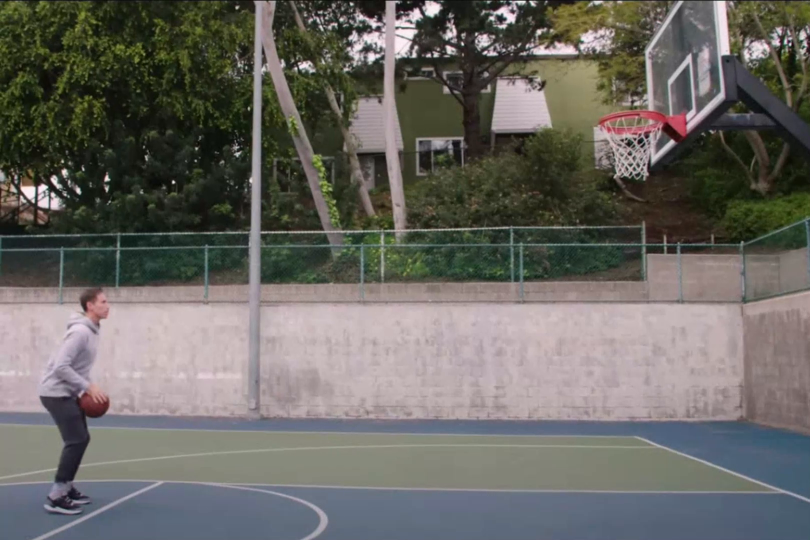
#> input picture frame 6 of videos/nash_shot_clean.mp4, 1620 x 1080 px (shown at 1/2 size)
$ python track_basketball.py
#> lines starting #> are read from the running program, lines starting #| are printed output that depends on the picture; after the words box and inside, x2 and y2 are one past the last pixel; in counts of white or black regions, pixels touching at a corner belong together
### identify_basketball/code/score_basketballs.py
### TODO: the next thing to do is to improve the size scoring. have it compare
### the size of the contour to the size of the previous frame's contour. if the
### size of the contour is too different, then it's probably not a basketball.
### this will help when the ball goes in and out of frame

import cv2
import numpy as np

np.set_printoptions(threshold=np.inf)


# score the contours based on their likelihood of being a basketball,
# and return the centroid of the most likely basketball
def find_basketball(frame, initial_frame=False, point_of_interest=None, square_weight=3, size_weight=1, distance_weight=10):

   # record the previous point of interest in case no new points are identified
   if point_of_interest != None:
      previous_point_of_interest = point_of_interest

   # manually define the point of interest from the first image
   if initial_frame == True and point_of_interest == None:
      point_of_interest = (frame.shape[1] / 4, frame.shape[0] / 2)

   # draw point of interest
   cv2.circle(frame, (int(point_of_interest[0]), int(point_of_interest[1])), 5, (0, 0, 255), -1)

   # convert the image to HSV
   hsv_image = cv2.cvtColor(frame, cv2.COLOR_BGR2HSV) # Hue, Saturation, Value

   # create a mask to segment out the basketball colors
   mask, masked_image = create_basketball_mask(hsv_image, frame) # masked image is it overlaid on the original image, mask is just the black and white image

   # remove the small objects (contours)
   cleaned_mask = remove_small_contours(mask, 175) # a larger threshold removes more noise

   # blur the image
   mask_blurred = cv2.blur(cleaned_mask, (3, 3))

   # find contours in the contour masked image
   contours, _ = cv2.findContours(cleaned_mask, cv2.RETR_TREE, cv2.CHAIN_APPROX_SIMPLE)

   if len(contours) == 0:
      return previous_point_of_interest

   ########## For each contour, score it based on its likelihood of being a basketball ##########

   scores = [] # the total score for each contour

   square_scores = []
   size_scores = []
   distance_scores = []

   distance_check = []

   ### SQUARENESS SCORE ###
   for c in contours:
         x, y, w, h = cv2.boundingRect(c)

         # find how "square" it is
         squareness = min(w, h) / max(w, h) # how much bigger the big side is than the small side
         if squareness < 0.1: # if one side is much bigger than the other, it's probably not a basketball
             squareness = -100000

         square_scores.append(squareness) # the higher the score, the more likely it is a basketball. From 0 to 1

   ### SIZE SCORE ### ### TODO: could also compare it with the size of the previous frame ###

   for c in contours:
         size = cv2.contourArea(c)
         size_scores.append(size)

   # normalize the size scores
   size_scores = [s / max(size_scores) for s in size_scores]

   ### DISTANCE SCORE ###

   for c in contours:

      # find the center of each contour
      x, y, w, h = cv2.boundingRect(c)
      centroid_x = x + w / 2
      centroid_y = y + h / 2

      # this is here to prevent division by zero (if the centroid is the same as the point of interest, the distance is 0, which is not good for scoring)
      if (centroid_x, centroid_y) != point_of_interest:
         distance_from_point = 1 / np.linalg.norm(np.array([centroid_x, centroid_y]) - np.array(point_of_interest))
      else:
         distance_from_point = 0.000001

      distance_scores.append(distance_from_point)

   # normalize the distance scores
   distance_scores = [d / max(distance_scores) for d in distance_scores]

   ### DISTANCE CHECK ###

   # for each contour, get the distance from the point of interest
   # this score allows us to "track" the basketball as its position changes
   for c in contours:
      x, y, w, h = cv2.boundingRect(c)
      centroid_x = x + w / 2
      centroid_y = y + h / 2
      distance = np.linalg.norm(np.array([centroid_x, centroid_y]) - np.array(point_of_interest))

      # basically disregarding the contour if it's too far away (unless all of them are >150 pixels away)
      if distance > 150:
         distance = -10000000
      else:
          distance = 0

      distance_check.append(distance)

   # apply weights, signifying the importance of each score
   square_scores = [s * square_weight for s in square_scores]
   size_scores = [s * size_weight for s in size_scores]
   distance_scores = [s * distance_weight for s in distance_scores]

   # add all the scores together, creating a single score for each contour
   scores = [square_scores[i] + size_scores[i] + distance_scores[i] + distance_check[i] for i in range(len(contours))]

   # find the contour with the highest score
   max_score_index = scores.index(max(scores))

   # this part of the code is for visualization purposes only
   for i, c in enumerate(contours):
         if i == max_score_index:
            x, y, w, h = cv2.boundingRect(c)
            cv2.putText(frame, str(round(max(scores), 2)), (x, y - 10), cv2.FONT_HERSHEY_SIMPLEX, 0.9, (0, 255, 0), 2)
            cv2.rectangle(frame, (x, y), (x + w, y + h), (0, 255, 0), 2)
            point_of_interest = (x + w / 2, y + h / 2)
         else:

            cv2.putText(frame, str(round(scores[i], 2)), (x, y - 10), cv2.FONT_HERSHEY_SIMPLEX, 0.9, (0, 255, 0), 2)
            x, y, w, h = cv2.boundingRect(c)
            cv2.rectangle(frame, (x, y), (x + w, y + h), (0, 0, 255), 2)

   # if all of distance_check is less than 0,
   # then the basketball's contour wasn't identified correctly, so
   # set the point of interest equal to the previous point of interest
   if all(i < 0 for i in distance_check) and initial_frame == False:
      point_of_interest = previous_point_of_interest

   cv2.imshow("Detected Basketball", frame)
   cv2.waitKey(0)


   return point_of_interest


# segments out the orange, red, and dark red colors of a typical basketball
def create_basketball_mask(hsv_image, frame):
    ### define the color bounds for... ###

   # orange
   lower_orange = np.array([5, 100, 100])
   upper_orange = np.array([12, 255, 255])

   # red
   lower_red = np.array([172, 100, 100])
   upper_red = np.array([176, 255, 255])

   # dark red
   lower_dark_red = np.array([160,100,50])
   upper_dark_red = np.array([180,255,100])

   # Create a mask for the orange and red colors
   mask_orange = cv2.inRange(hsv_image, lower_orange, upper_orange)
   mask_red = cv2.inRange(hsv_image, lower_red, upper_red)
   mask_dark_red = cv2.inRange(hsv_image, lower_dark_red, upper_dark_red)

   # combine the masks
   mask = cv2.bitwise_or(mask_orange, mask_red)
   mask = cv2.bitwise_or(mask, mask_dark_red)

   # apply the mask
   masked_image = cv2.bitwise_and(frame, frame, mask=mask)

   # mask is the black and white image, masked_image is the original image with the mask applied

   return mask, masked_image

def remove_small_contours(mask, threshold):
   ### remove the small contours ###
   contours, _ = cv2.findContours(mask, cv2.RETR_TREE, cv2.CHAIN_APPROX_SIMPLE)
   contours = [c for c in contours if cv2.contourArea(c) > threshold]

   # create the image without the contours
   cleaned_mask = np.zeros_like(mask) # the black and white image

   for c in contours:
         cv2.drawContours(cleaned_mask, [c], -1, 255, -1)

   return cleaned_mask

def distance(x1, y1, x2, y2):
    return np.sqrt((x1 - x2)**2 + (y1 - y2)**2)

### identify_basketball/code/track_basketball.py
import cv2
from score_basketballs import find_basketball
import numpy as np
import matplotlib.pyplot as plt


# load video
cap = cv2.VideoCapture('../videos/nash_shot_clean.mp4') # also: nash_cut.mp4

# read the first frame
ret, frame = cap.read()
#> frame is the input picture: shape (1080, 1620, 3); mean B, G, R 99, 104.1, 106.1
frame_shape = frame.shape  # store the shape of the frame

point_of_interest = find_basketball(frame, initial_frame=True)
#> in create_basketball_mask, `mask_orange = cv2.inRange(hsv_image, lower_orange, upper_orange)`:
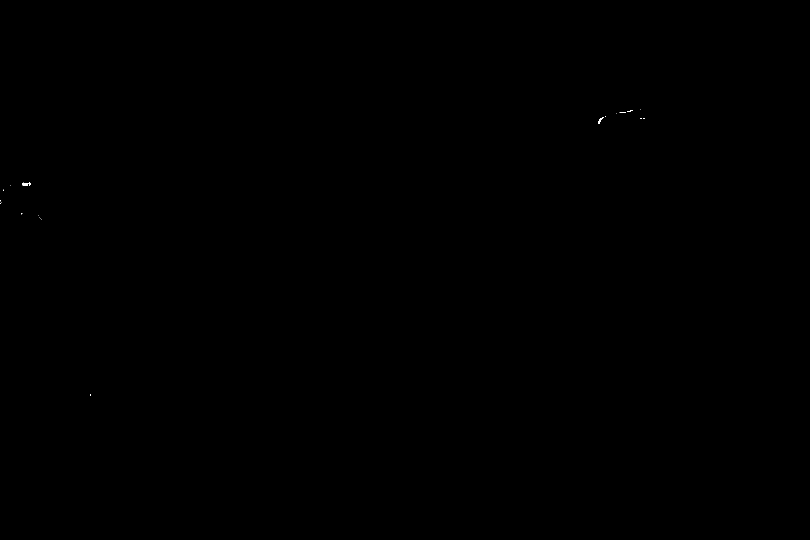
#> mask_orange: shape (1080, 1620) (shown at 1/2 size); 0.01% white; 22 white regions (19 under 20 px), largest, box (x1, y1, x2, y2) and area: (44, 364, 62, 371) 81, (1196, 234, 1208, 248) 61, (1239, 224, 1252, 226) 23
#> in create_basketball_mask, `mask_red = cv2.inRange(hsv_image, lower_red, upper_red)`:
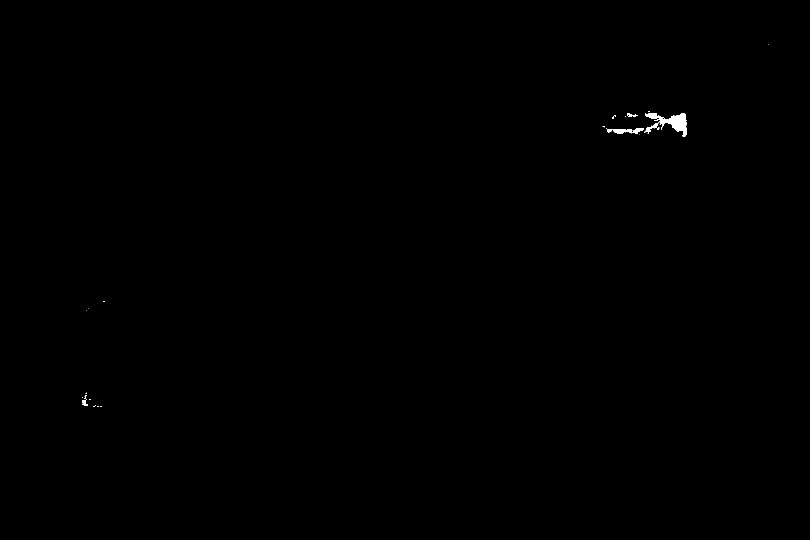
#> mask_red: shape (1080, 1620) (shown at 1/2 size); 0.15% white; 26 white regions (20 under 20 px), largest, box (x1, y1, x2, y2) and area: (1290, 226, 1374, 274) 1605, (1213, 256, 1286, 268) 511, (1289, 244, 1317, 268) 190, (164, 790, 176, 812) 123, (1254, 226, 1276, 234) 103, (1224, 230, 1232, 238) 32
#> in create_basketball_mask, `mask_dark_red = cv2.inRange(hsv_image, lower_dark_red, upper_dark_red)`:
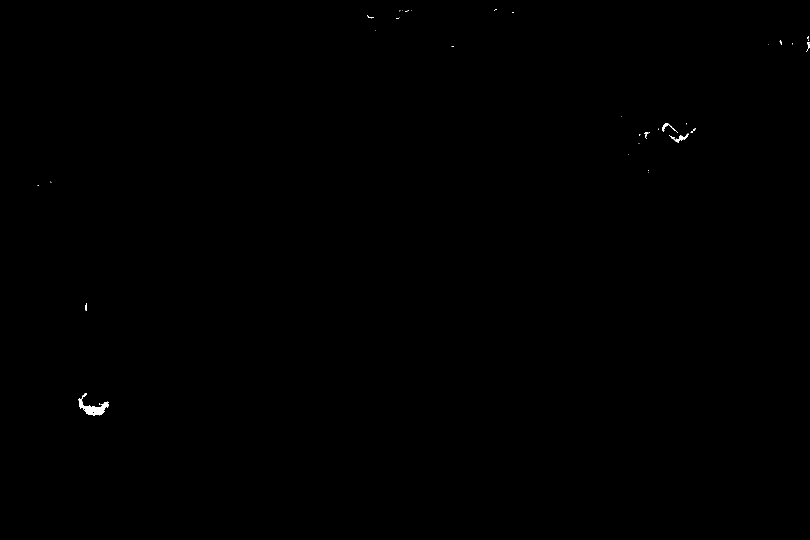
#> mask_dark_red: shape (1080, 1620) (shown at 1/2 size); 0.09% white; 42 white regions (34 under 20 px), largest, box (x1, y1, x2, y2) and area: (157, 786, 217, 831) 966, (1340, 267, 1378, 286) 212, (1324, 246, 1356, 266) 147
#> in create_basketball_mask, `mask = cv2.bitwise_or(mask, mask_dark_red)`:
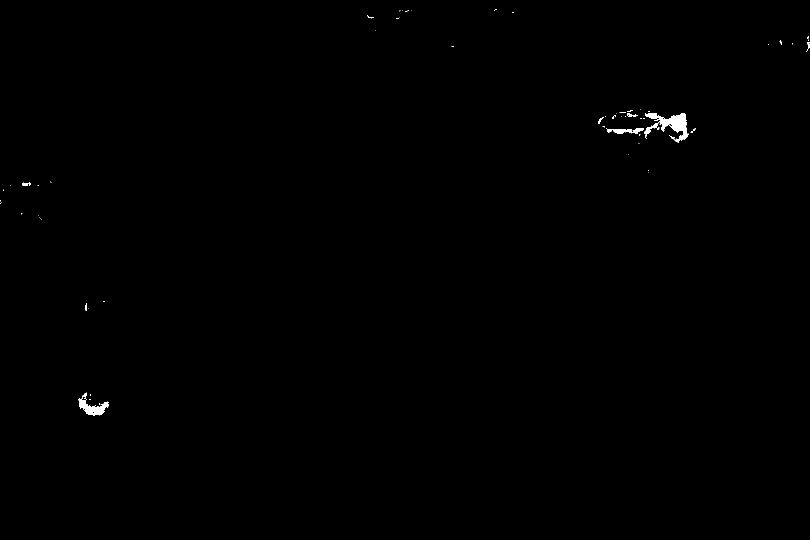
#> mask: shape (1080, 1620) (shown at 1/2 size); 0.26% white; 74 white regions (61 under 20 px)
#> in remove_small_contours, `contours, _ = cv2.findContours(mask, cv2.RETR_TREE, cv2.CHAIN_APPROX_S..`: contours = 87 contours, 76 with area under 20; largest, box (x1, y1, x2, y2) and area: (1290, 226, 1378, 286) 1806, (157, 785, 217, 831) 1028, (1213, 256, 1286, 268) 422, (1289, 244, 1317, 277) 186, (1254, 226, 1276, 234) 78
#> in remove_small_contours, `contours = [c for c in contours if cv2.contourArea(c) > threshold]`: contours = 4 contours; box (x1, y1, x2, y2) and area: (1290, 226, 1378, 286) 1806, (157, 785, 217, 831) 1028, (1213, 256, 1286, 268) 422, (1289, 244, 1317, 277) 186
#> the loop in remove_small_contours, `for c in contours:` made 4 passes
#> the loop in find_basketball, `for c in contours:` made 4 passes
#> (x, y, w, h) on passes 1 to 4: (157, 785, 60, 46), (1213, 256, 73, 12), (1289, 244, 28, 33), (1290, 226, 88, 60)
#> after the loop in find_basketball, `for c in contours:`: square_scores = [0.767, 0.164, 0.848, 0.682]
#> the loop in find_basketball, `for c in contours:` made 4 passes
#> size on passes 1 to 4: 1028.5, 421.5, 186.5, 1806.5
#> after the loop in find_basketball, `for c in contours:`: size_scores = [1028.5, 421.5, 186.5, 1806.5]
#> in find_basketball, `size_scores = [s / max(size_scores) for s in size_scores]`: size_scores = [0.569, 0.233, 0.103, 1]
#> the loop in find_basketball, `for c in contours:` made 4 passes
#> (x, y, w, h, centroid_x, centroid_y, distance_from_point) on passes 1 to 4: (157, 785, 60, 46, 187, 808, 0.00289), (1213, 256, 73, 12, 1249.5, 262, 0.00112), (1289, 244, 28, 33, 1303, 260.5, 0.00106), (1290, 226, 88, 60, 1334, 256, 0.00103)
#> after the loop in find_basketball, `for c in contours:`: distance_scores = [0.00289, 0.00112, 0.00106, 0.00103]
#> in find_basketball, `distance_scores = [d / max(distance_scores) for d in distance_scores]`: distance_scores = [1, 0.389, 0.367, 0.356]
#> the loop in find_basketball, `for c in contours:` made 4 passes
#> (x, y, w, h, centroid_x, centroid_y) on passes 1 to 4: (157, 785, 60, 46, 187, 808), (1213, 256, 73, 12, 1249.5, 262), (1289, 244, 28, 33, 1303, 260.5), (1290, 226, 88, 60, 1334, 256)
#> after the loop in find_basketball, `for c in contours:`: distance_check = [-10000000, -10000000, -10000000, -10000000]
#> in find_basketball, `square_scores = [s * square_weight for s in square_scores]`: square_scores = [2.3, 0.493, 2.55, 2.05]
#> in find_basketball, `distance_scores = [s * distance_weight for s in distance_scores]`: distance_scores = [10, 3.89, 3.67, 3.56]
#> in find_basketball, `scores = [square_scores[i] + size_scores[i] + distance_scores[i] + dis..`: scores = [-9999987.1, -9999995.4, -9999993.7, -9999993.4]
#> in find_basketball, `max_score_index = scores.index(max(scores))`: max_score_index = 0
#> the loop in find_basketball, `for i, c in enumerate(contours):` made 4 passes
#> after the loop in find_basketball, `for i, c in enumerate(contours):`:
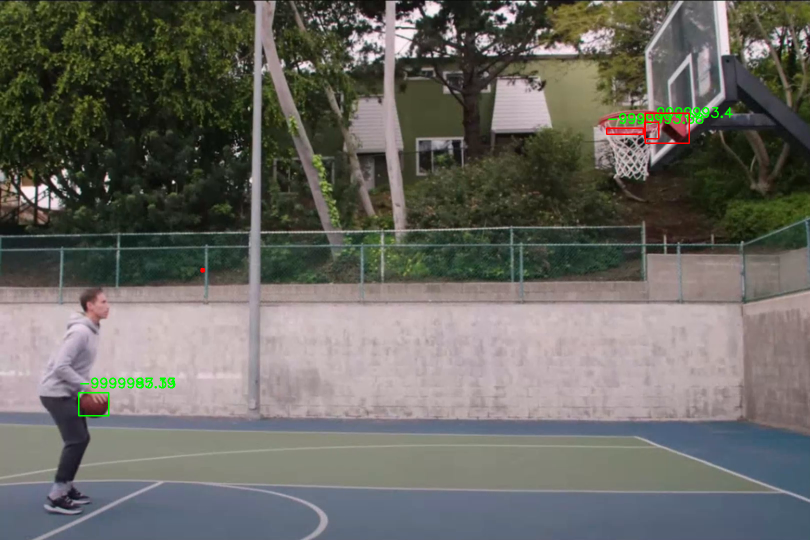
#> frame: shape (1080, 1620, 3) (shown at 1/2 size); mean B, G, R 98.5, 104.3, 105.7
#> point_of_interest = (187, 808)

coordinates = []

# find basketball for the whole video
while cap.isOpened():

    ret, frame = cap.read()

    if not ret:
      break

    point_of_interest = find_basketball(frame, point_of_interest=point_of_interest, distance_weight=44)
#> call 2 of find_basketball, with initial_frame = False, point_of_interest = (187, 808), square_weight = 3, size_weight = 1, distance_weight = 44
#> in create_basketball_mask (call 2), `mask = cv2.bitwise_or(mask, mask_dark_red)`:
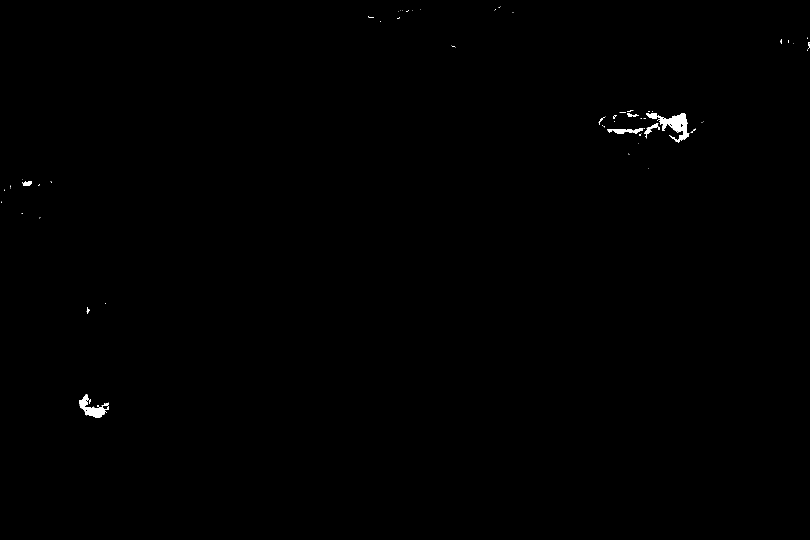
#> mask: shape (1080, 1620) (shown at 1/2 size); 0.26% white; 75 white regions (63 under 20 px)
#> in remove_small_contours (call 2), `contours, _ = cv2.findContours(mask, cv2.RETR_TREE, cv2.CHAIN_APPROX_S..`: contours = 87 contours, 76 with area under 20; largest, box (x1, y1, x2, y2) and area: (1292, 226, 1378, 286) 1757, (158, 788, 218, 836) 1104, (1214, 258, 1266, 268) 290, (1289, 246, 1317, 277) 179, (1265, 256, 1286, 268) 110
#> in remove_small_contours (call 2), `contours = [c for c in contours if cv2.contourArea(c) > threshold]`: contours = 4 contours; box (x1, y1, x2, y2) and area: (1292, 226, 1378, 286) 1757, (158, 788, 218, 836) 1104, (1214, 258, 1266, 268) 290, (1289, 246, 1317, 277) 179
#> the loop in remove_small_contours (call 2), `for c in contours:` made 4 passes
#> the loop in find_basketball (call 2), `for c in contours:` made 4 passes
#> (x, y, w, h) on passes 1 to 4: (158, 788, 60, 48), (1214, 258, 52, 10), (1289, 246, 28, 31), (1292, 226, 86, 60)
#> after the loop in find_basketball (call 2), `for c in contours:`: square_scores = [0.8, 0.192, 0.903, 0.698]
#> the loop in find_basketball (call 2), `for c in contours:` made 4 passes
#> size on passes 1 to 4: 1104, 290.5, 179, 1757
#> after the loop in find_basketball (call 2), `for c in contours:`: size_scores = [1104, 290.5, 179, 1757]
#> in find_basketball (call 2), `size_scores = [s / max(size_scores) for s in size_scores]`: size_scores = [0.628, 0.165, 0.102, 1]
#> the loop in find_basketball (call 2), `for c in contours:` made 4 passes
#> (x, y, w, h, centroid_x, centroid_y, distance_from_point) on passes 1 to 4: (158, 788, 60, 48, 188, 812, 0.243), (1214, 258, 52, 10, 1240, 263, 0.000843), (1289, 246, 28, 31, 1303, 261.5, 0.000805), (1292, 226, 86, 60, 1335, 256, 0.000785)
#> after the loop in find_basketball (call 2), `for c in contours:`: distance_scores = [0.243, 0.000843, 0.000805, 0.000785]
#> in find_basketball (call 2), `distance_scores = [d / max(distance_scores) for d in distance_scores]`: distance_scores = [1, 0.00348, 0.00332, 0.00324]
#> the loop in find_basketball (call 2), `for c in contours:` made 4 passes
#> (x, y, w, h, centroid_x, centroid_y) on passes 1 to 4: (158, 788, 60, 48, 188, 812), (1214, 258, 52, 10, 1240, 263), (1289, 246, 28, 31, 1303, 261.5), (1292, 226, 86, 60, 1335, 256)
#> after the loop in find_basketball (call 2), `for c in contours:`: distance_check = [0, -10000000, -10000000, -10000000]
#> in find_basketball (call 2), `square_scores = [s * square_weight for s in square_scores]`: square_scores = [2.4, 0.577, 2.71, 2.09]
#> in find_basketball (call 2), `distance_scores = [s * distance_weight for s in distance_scores]`: distance_scores = [44, 0.153, 0.146, 0.142]
#> in find_basketball (call 2), `scores = [square_scores[i] + size_scores[i] + distance_scores[i] + dis..`: scores = [47.03, -9999999.1, -9999997, -9999996.8]
#> the loop in find_basketball (call 2), `for i, c in enumerate(contours):` made 4 passes
#> (x, y, w, h, point_of_interest) on pass 1: (158, 788, 60, 48, (188, 812))
#> after the loop in find_basketball (call 2), `for i, c in enumerate(contours):`:
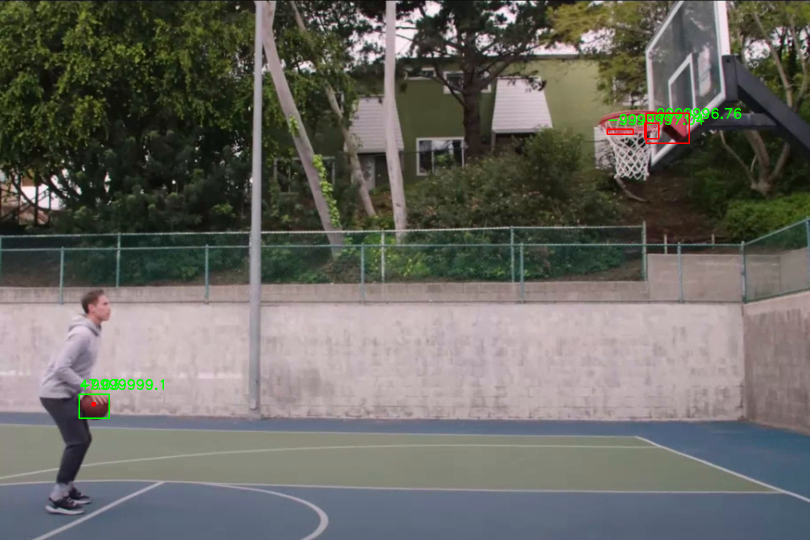
#> frame: shape (1080, 1620, 3) (shown at 1/2 size); mean B, G, R 98.5, 104.4, 105.7
#> point_of_interest = (188, 812)
    coordinates.append(point_of_interest)

cap.release()

# save the coordinates
coordinates = np.array(coordinates)
np.save('../data/basketball_trajectory_2.npy', coordinates)

# save in a csv file
np.savetxt('../data/basketball_trajectory_2.csv', coordinates, delimiter=',')


### PLOT THE TRAJECTORY ###
plt.plot(coordinates[:, 0], frame_shape[0] - coordinates[:, 1])
plt.title('Basketball Trajectory')
plt.savefig('../plots/basketball_trajectory_2.png')
plt.show()
